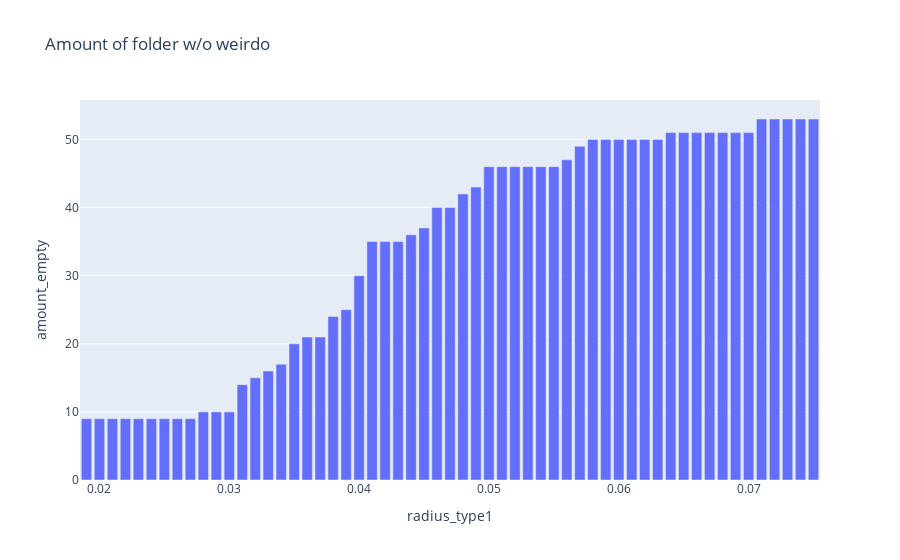

Here is the notebook cell this chart was saved with:
### Code cell
fig = px.bar(radius_amount_empty_df, x="radius_type1", y="amount_empty", title="Amount of folder w/o weirdo")
fig.show()

### Figure 1 — Plotly figure (JSON) as saved in the notebook; plotly's stock layout.template omitted (floating-point values rounded to 4 significant figures)
{"data": [{"alignmentgroup": "True", "hovertemplate": "radius_type1=%{x}<br>amount_empty=%{y}<extra></extra>", "legendgroup": "", "marker": {"color": "#636efa", "pattern": {"shape": ""}}, "name": "", "offsetgroup": "", "orientation": "v", "showlegend": false, "textposition": "auto", "type": "bar", "x": [0.075, 0.074, 0.073, 0.072, 0.071, 0.07, 0.069, 0.068, 0.067, 0.066, 0.065, 0.064, 0.063, 0.062, 0.061, 0.06, 0.059, 0.058, 0.057, 0.056, 0.055, 0.054, 0.053, 0.052, 0.051, 0.05, 0.049, 0.048, 0.047, 0.046, 0.045, 0.044, 0.043, 0.042, 0.041, 0.04, 0.039, 0.038, 0.037, 0.036, 0.035, 0.034, 0.033, 0.032, 0.031, 0.03, 0.029, 0.028, 0.027, 0.026, 0.025, 0.024, 0.023, 0.022, 0.021, 0.02, 0.019], "xaxis": "x", "y": [53, 53, 53, 53, 53, 51, 51, 51, 51, 51, 51, 51, 50, 50, 50, 50, 50, 50, 49, 47, 46, 46, 46, 46, 46, 46, 43, 42, 40, 40, 37, 36, 35, 35, 35, 30, 25, 24, 21, 21, 20, 17, 16, 15, 14, 10, 10, 10, 9, 9, 9, 9, 9, 9, 9, 9, 9], "yaxis": "y"}], "layout": {"barmode": "relative", "legend": {"tracegroupgap": 0}, "title": {"text": "Amount of folder w/o weirdo"}, "xaxis": {"anchor": "y", "domain": [0, 1], "title": {"text": "radius_type1"}}, "yaxis": {"anchor": "x", "domain": [0, 1], "title": {"text": "amount_empty"}}}}
